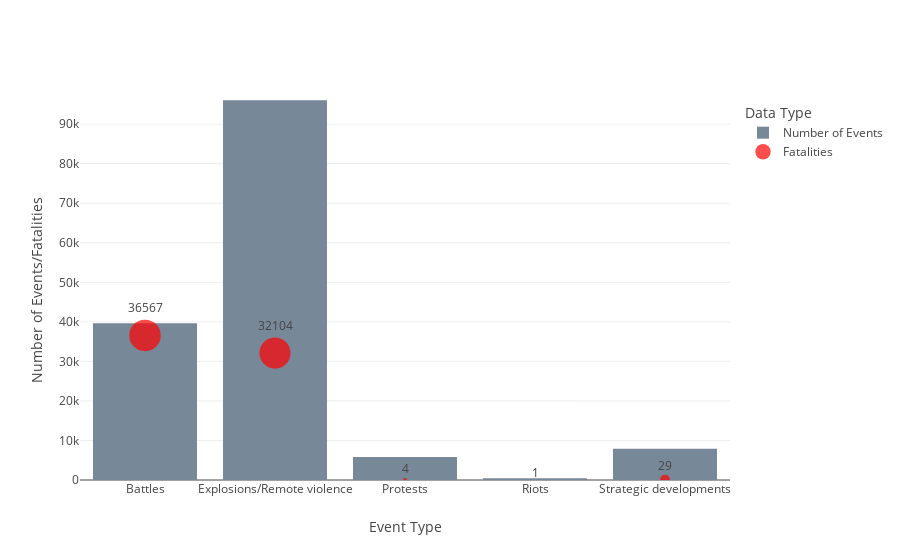

Notebook source saved alongside this figure:
### Code cell
def event_type_and_fatalities(data):
    event_fatalities = data.groupby('EVENT_TYPE')['FATALITIES'].sum().reset_index()

    # Filter out the Violence Against Civilians event type
    event_fatalities = event_fatalities[event_fatalities['EVENT_TYPE'] != 'Violence against civilians']

    # Also, count the number of occurrences for each event type
    event_counts = data['EVENT_TYPE'].value_counts().reset_index()
    event_counts.columns = ['EVENT_TYPE', 'COUNT']

    # Merge both dataframes to have counts and fatalities side by side
    event_summary = pd.merge(event_fatalities, event_counts, on='EVENT_TYPE')

    # Create a bar chart for the number of events
    fig = go.Figure(go.Bar(
        x=event_summary['EVENT_TYPE'],
        y=event_summary['COUNT'],
        name='Number of Events',
        marker=dict(color='lightslategray'),
        # hoverinfo='skip'  # Hides hover info for the bars
        hovertemplate="<b>%{x}</b><br>Number of Events: %{y}<extra></extra>"  # Custom hover text for bars

    ))

    # Add a scatter plot on top of the bar chart for fatalities
    fig.add_trace(go.Scatter(
        x=event_summary['EVENT_TYPE'],
        y=event_summary['FATALITIES'],  # Use actual fatalities for positioning
        mode='markers+text',  # Display markers with text
        marker=dict(
            # size=20,  # Fixed size or scale appropriately
            # scale appropriatelyt
            size=np.log(event_summary['FATALITIES']) * 3,
            color='red'
        ),
        text=event_summary['FATALITIES'],  # Fatalities count as text
        textposition='top center',  # Position text above the markers
        name='Fatalities',
        hovertemplate="<b>%{x}</b><br>Total Fatalities: %{y}<extra></extra>"  # Custom hover text for points

    ))

    # Update the layout to add titles and axis labels
    fig.update_layout(
        title='Impact of Different Conflict Events',
        xaxis=dict(title='Event Type'),
        yaxis=dict(title='Number of Events/Fatalities',
                   range=[0, max(event_summary['COUNT'].max(), event_summary['FATALITIES'].max()) + 50]),
        legend_title='Data Type',
        barmode='overlay'  # Ensures bars and scatter points share the same x-axis
    )

    return fig


# Call the function to create the plot
fig = event_type_and_fatalities(data)

fig.show()

### Figure 1 — Plotly figure (JSON) as saved in the notebook; plotly's stock layout.template omitted (floating-point values rounded to 4 significant figures)
{"data": [{"hovertemplate": "<b>%{x}</b><br>Number of Events: %{y}<extra></extra>", "marker": {"color": "lightslategray"}, "name": "Number of Events", "type": "bar", "x": ["Battles", "Explosions/Remote violence", "Protests", "Riots", "Strategic developments"], "y": [39656, 96064, 5799, 423, 7909]}, {"hovertemplate": "<b>%{x}</b><br>Total Fatalities: %{y}<extra></extra>", "marker": {"color": "red", "size": [31.52, 31.13, 4.159, 0, 10.1]}, "mode": "markers+text", "name": "Fatalities", "text": [36567, 32104, 4, 1, 29], "textposition": "top center", "type": "scatter", "x": ["Battles", "Explosions/Remote violence", "Protests", "Riots", "Strategic developments"], "y": [36567, 32104, 4, 1, 29]}], "layout": {"barmode": "overlay", "legend": {"title": {"text": "Data Type"}}, "xaxis": {"title": {"text": "Event Type"}}, "yaxis": {"range": [0, 96114], "title": {"text": "Number of Events/Fatalities"}}}}
